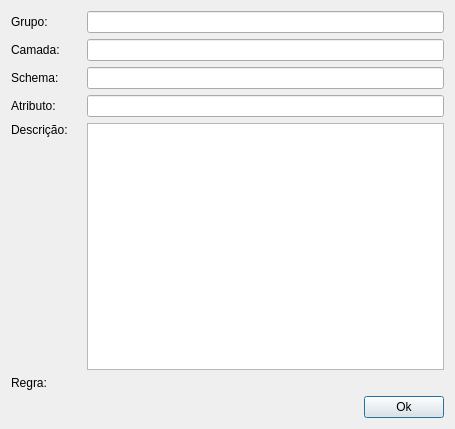
<?xml version="1.0" encoding="UTF-8"?>
<ui version="4.0">
 <class>Dialog</class>
 <widget class="QDialog" name="Dialog">
  <property name="geometry">
   <rect>
    <x>0</x>
    <y>0</y>
    <width>455</width>
    <height>429</height>
   </rect>
  </property>
  <property name="windowTitle">
   <string>Adicionar Regra</string>
  </property>
  <layout class="QGridLayout" name="gridLayout">
   <item row="0" column="0" colspan="2">
    <layout class="QHBoxLayout" name="horizontalLayout">
     <item>
      <widget class="QLabel" name="label">
       <property name="sizePolicy">
        <sizepolicy hsizetype="Minimum" vsizetype="Preferred">
         <horstretch>0</horstretch>
         <verstretch>0</verstretch>
        </sizepolicy>
       </property>
       <property name="minimumSize">
        <size>
         <width>70</width>
         <height>0</height>
        </size>
       </property>
       <property name="text">
        <string>Grupo:</string>
       </property>
      </widget>
     </item>
     <item>
      <widget class="QLineEdit" name="groupLe"/>
     </item>
    </layout>
   </item>
   <item row="1" column="0" colspan="2">
    <layout class="QHBoxLayout" name="horizontalLayout_5">
     <item>
      <widget class="QLabel" name="label_5">
       <property name="sizePolicy">
        <sizepolicy hsizetype="Minimum" vsizetype="Preferred">
         <horstretch>0</horstretch>
         <verstretch>0</verstretch>
        </sizepolicy>
       </property>
       <property name="minimumSize">
        <size>
         <width>70</width>
         <height>0</height>
        </size>
       </property>
       <property name="text">
        <string>Camada:</string>
       </property>
      </widget>
     </item>
     <item>
      <widget class="QLineEdit" name="layerLe"/>
     </item>
    </layout>
   </item>
   <item row="2" column="0" colspan="2">
    <layout class="QHBoxLayout" name="horizontalLayout_2">
     <item>
      <widget class="QLabel" name="label_2">
       <property name="sizePolicy">
        <sizepolicy hsizetype="Minimum" vsizetype="Preferred">
         <horstretch>0</horstretch>
         <verstretch>0</verstretch>
        </sizepolicy>
       </property>
       <property name="minimumSize">
        <size>
         <width>70</width>
         <height>0</height>
        </size>
       </property>
       <property name="text">
        <string>Schema:</string>
       </property>
      </widget>
     </item>
     <item>
      <widget class="QLineEdit" name="schemaLe"/>
     </item>
    </layout>
   </item>
   <item row="3" column="0" colspan="2">
    <layout class="QHBoxLayout" name="horizontalLayout_3">
     <item>
      <widget class="QLabel" name="label_3">
       <property name="sizePolicy">
        <sizepolicy hsizetype="Minimum" vsizetype="Preferred">
         <horstretch>0</horstretch>
         <verstretch>0</verstretch>
        </sizepolicy>
       </property>
       <property name="minimumSize">
        <size>
         <width>70</width>
         <height>0</height>
        </size>
       </property>
       <property name="text">
        <string>Atributo:</string>
       </property>
      </widget>
     </item>
     <item>
      <widget class="QLineEdit" name="attributeLe"/>
     </item>
    </layout>
   </item>
   <item row="4" column="0" colspan="2">
    <layout class="QHBoxLayout" name="horizontalLayout_4">
     <item>
      <layout class="QVBoxLayout" name="verticalLayout">
       <item>
        <widget class="QLabel" name="label_4">
         <property name="sizePolicy">
          <sizepolicy hsizetype="Minimum" vsizetype="Preferred">
           <horstretch>0</horstretch>
           <verstretch>0</verstretch>
          </sizepolicy>
         </property>
         <property name="minimumSize">
          <size>
           <width>70</width>
           <height>0</height>
          </size>
         </property>
         <property name="text">
          <string>Descrição:</string>
         </property>
        </widget>
       </item>
       <item>
        <spacer name="verticalSpacer">
         <property name="orientation">
          <enum>Qt::Vertical</enum>
         </property>
         <property name="sizeHint" stdset="0">
          <size>
           <width>20</width>
           <height>40</height>
          </size>
         </property>
        </spacer>
       </item>
      </layout>
     </item>
     <item>
      <widget class="QPlainTextEdit" name="descriptionTe"/>
     </item>
    </layout>
   </item>
   <item row="5" column="0" colspan="2">
    <layout class="QHBoxLayout" name="expressionLayout">
     <item>
      <widget class="QLabel" name="label_6">
       <property name="sizePolicy">
        <sizepolicy hsizetype="Minimum" vsizetype="Preferred">
         <horstretch>0</horstretch>
         <verstretch>0</verstretch>
        </sizepolicy>
       </property>
       <property name="minimumSize">
        <size>
         <width>70</width>
         <height>0</height>
        </size>
       </property>
       <property name="text">
        <string>Regra:</string>
       </property>
      </widget>
     </item>
    </layout>
   </item>
   <item row="6" column="0">
    <spacer name="horizontalSpacer">
     <property name="orientation">
      <enum>Qt::Horizontal</enum>
     </property>
     <property name="sizeHint" stdset="0">
      <size>
       <width>343</width>
       <height>20</height>
      </size>
     </property>
    </spacer>
   </item>
   <item row="6" column="1">
    <widget class="QPushButton" name="pushButton">
     <property name="text">
      <string>Ok</string>
     </property>
    </widget>
   </item>
  </layout>
 </widget>
 <resources/>
 <connections/>
</ui>
